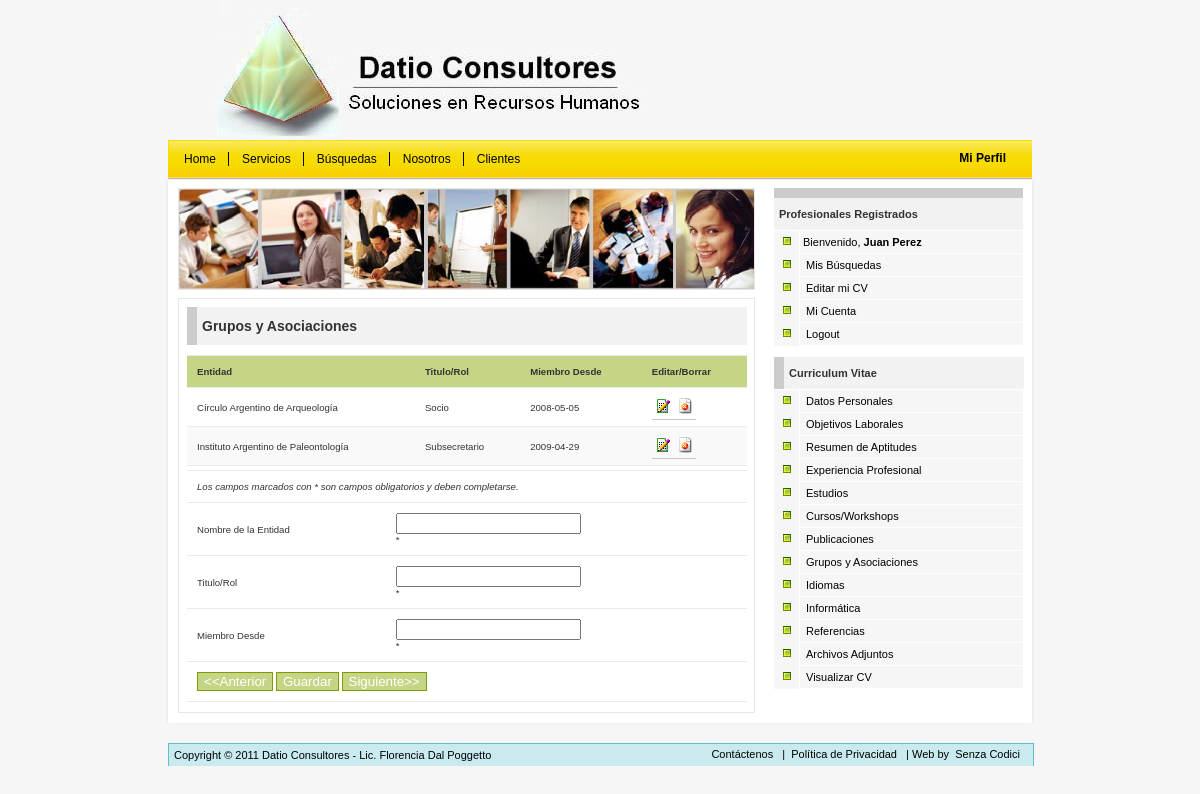
Page /profmem.php (signed in) on the committed database.
### tables this page shows
CREATE TABLE `professional` (
  `id` int(11) NOT NULL AUTO_INCREMENT,
  `applicantid` int(11) NOT NULL,
  `association` varchar(255) NOT NULL,
  `title_role` varchar(255) NOT NULL,
  `membersince` date NOT NULL,
  PRIMARY KEY (`id`)
);

### includes/queryfunctions.php (called while the page is built, shortened)
<?php
function query($strsql,$conn)
{
	$rs = mysql_query($strsql,$conn);
	return $rs;
}
function fetch_object($rs)
{
	return mysql_fetch_object($rs);
}
?>

### profmem.php (the view, shortened to what this page needs)
<?php
include_once('includes/queryfunctions.php');
include_once('includes/functions.php');
$conn = db_connect();
?>
</div>
<div id="content" >
<div id="contentdiv">
<div id="searchtable" >
<img src="images/people.jpg" alt="people" width="575" height="100" border="0" />
</div>
<div id="list">
<h2 class="title-bar">Grupos y Asociaciones</h2>
<p class="Lastnews">
<?php
	$querystr="SELECT id,applicantid,association,title_role,membersince
		FROM professional
		WHERE professional.applicantid =  $_SESSION[userid]
		ORDER BY membersince ASC";
	$results=query($querystr,$conn);
	echo "<table border=\"0\" width=\"100%\">";
	echo "<tr class=\"boldtext\"><td>Entidad</td><td>Titulo/Rol</td><td>Miembro Desde</td><td>Editar/Borrar</td></tr>";
	while ($profmem = fetch_object($results)){
		$j++;
		if($j%2==1){
			echo "<tr id=\"row$j\">";
		}else{
			echo "<tr id=\"row$j\" class=\"odd\">";
		}
			echo "<td align=\"left\">$profmem->association</td>
				<td align=\"left\">$profmem->title_role</td>
				<td align=\"left\">$profmem->membersince</td>
				<td align=\"left\"><a name=\"editprofessional\" href=\"profmem.php?search=$profmem->id&action=Find\"><img src=\"images/edit.gif\" alt=\"Editar\" border=\"0\" width=\"16\" height=\"16\"/></a>";
			echo "<a name=\"deleteprofessional\" href=\"profmem.php?search=$profmem->id&action=Delete\" onClick=\"Javascript:return confirm('Confirma que desea Borrar el Registro?','Confirmar Eliminar')\"><img src=\"images/delete.gif\" alt=\"Borrar\" border=\"0\" width=\"16\" height=\"16\"/></a></td>
			</tr>";
	}
	echo "</table>";
?>
<form action="profmem.php" method="post" name="profmem" id="profmem" enctype="multipart/form-data">
<table border="0" width="100%">
    <tr>
      <td colspan="2"><em>Los campos marcados con <span class="warn">*</span> son campos obligatorios y deben completarse.</em></td>
    </tr>
    <tr>
      <td>Nombre de la Entidad </td>
      <td><input name="association" type="text" id="association" value="<?php echo $professional->association; ?>"/>
        <div id="inf_association" class="warn">* </div></td>
    </tr>
    <tr>
      <td>Titulo/<span>Rol</span></td>
      <td><input name="title_role" type="text" id="title_role" value="<?php echo $professional->title_role; ?>"/>
        <div id="inf_title_role" class="warn">* </div></td>
    </tr>
    <tr>
      <td>Miembro Desde </td>
      <td><input name="membersince" type="text" id="membersince" value="<?php echo dateconvert($professional->membersince,2); ?>"/>
        <div id="inf_membersince" class="warn">* </div></td>
    </tr>
    <tr align="center">
      <td colspan="2"><input type="submit" name="submit" value="&lt;&lt;Anterior" class="button"/>
        <input type="submit" name="submit" value="<?php echo $_GET["action"]=="Find" ? "Actualizar" : "Guardar"; ?>" onclick="return validateOnSubmit();" class="button"/>
        <input type="submit" name="submit" value="Siguiente&gt;&gt;" class="button" onClick="return confirm('Desea continuar sin guardar los cambios?','Confirmar Continuar');" />
		</td>
    </tr>
</table>
</form>
</p>
</div>
</div>
</div>

### css/jobsite-style.css (style rules this page uses)
body { background-color:#f6f6f6; margin: 0; }
#content { background-image:url(../images/background.gif); background-repeat:repeat-y; background-position:center; width:872px; margin-left: auto; margin-right: auto; overflow: auto; }
table { font: 75% Verdana, Arial, Helvetica, sans-serif, sans-serif; padding: 0; margin-left: 8px; margin-top:0px; margin-bottom:4px; width:560px; border-collapse: collapse; color: #333; background: #F3F5F7; }
table a { color: #3A4856; text-decoration: none; border-bottom: 1px solid #C6C8CB; }
table tbody td, table tbody th { padding: 10px; border-left:none; border-right:none; border-top:1px solid #eaeaea; text-align: left; font-size:13px; }
table tbody tr { background: #Fff; }
table tbody tr.odd { background: #f9f9f9; }
table tbody tr.boldtext { font-weight:bold; background: #c5d586; }
h2.title-bar { margin:8px; margin-bottom:1px; width:230px; padding:5px; font-weight:bold; font-size:1.1em; line-height:2.0em; color:#333; background:#f2f2f2 ; border:1px solid #ccc; border-width:0 0 0 10px; font-family:Verdana, Arial, Helvetica, sans-serif; font-size:11px; display:block; }
#list table td { font-size:0.8em; }
#list { float:left; background-color:#fff; border:1px solid #e7e7e7; padding:0px; margin-left:14px; margin-top:8px; margin-bottom:10px; width:575px; }
#list h2 { font-family:Verdana, Arial, Helvetica, sans-serif; font-size:14px; width:540px; }
#list p { margin-left:10px; padding-left:10px; padding-right:10px; margin-top:10px; margin-bottom:10px; font-family:Verdana, Arial, Helvetica, sans-serif; font-size:11px; }
#searchtable { float:left; background-color:#f2f2f2; border:1px solid #e7e7e7; margin-left:14px; margin-top:8px; width:575px; height:100px; }
input.button { border:1px solid #7c9c00; background-color:#c5d586; color:#FFFFFF; padding:0.09em -0.5em; font-family:Verdana, Arial, Helvetica, sans-serif; }
a:link { color: #000; padding:3px; text-decoration: none; }

### rows in the picture
professional: association "Círculo Argentino de Arqueología", title_role "Socio", membersince "2008-05-05"
professional: association "Instituto Argentino de Paleontología", title_role "Subsecretario", membersince "2009-04-29"

### other values in the picture
$_SESSION["user"] "Juan Perez"
$titulo "Curriculum Vitae"
WEBSITE_NAME "Datio Consultores"
WEBSITE_CONTACT "Lic. Florencia Dal Poggetto"
